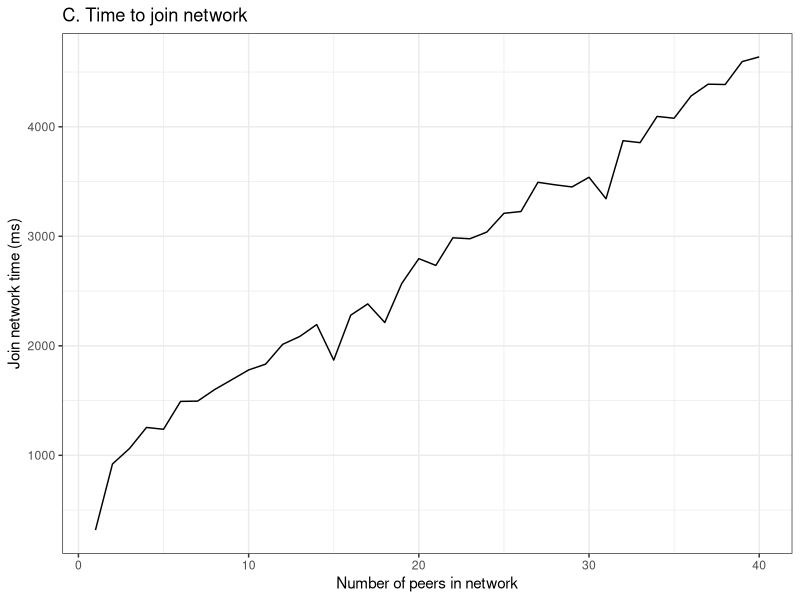

Source code (R): (Note: this script raises an error after producing the figure.)
library(ggplot2)
#setwd("~/Desktop/DTRM")
df <- read.csv("./Data_actual_compare_succ_rand.csv")
df <- df[df$Destpeer_selection=="Successor", ]
df$joinTime <- df$joinTime/10
plot <- ggplot(df, aes(x=n)) +
        #geom_point(aes(y = msg)) +
        geom_line(aes(y = joinTime)) +
        theme_bw() +
        theme(legend.position=c(.15, .8)) + 
        #scale_linetype_manual("Boot peer Selection" ,labels = c("Randomly picked", "Successor"), values = c("dashed", "solid")) +
        ggtitle("C. Time to join network") +
        labs(y = "Join network time (ms)", x = "Number of peers in network") +
        ggsave(file="C_plot.png",  width = 15.875, height=11.985625, units = "cm", dpi=300)

print(plot)

